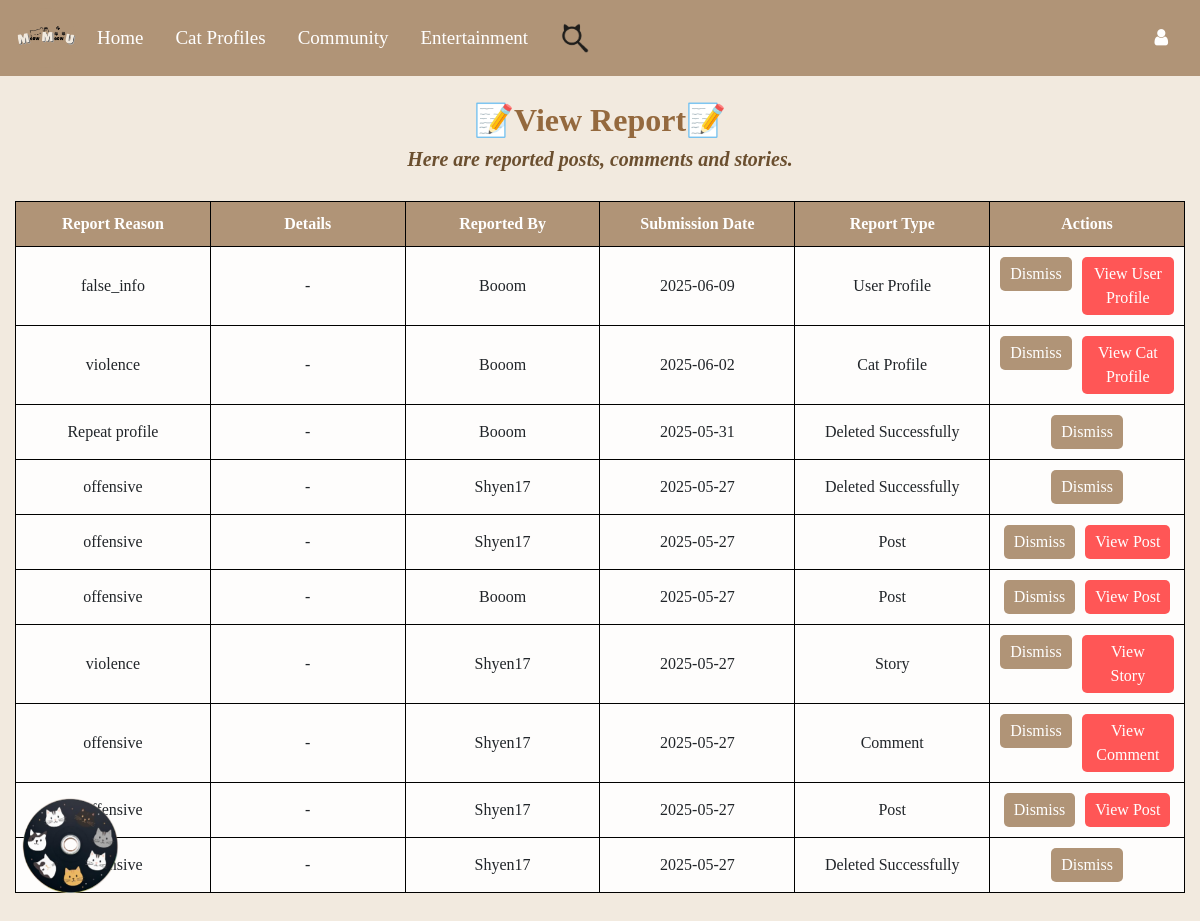
Page /admin/view_report on the committed database.
### Website/models.py (models this page shows)
class Report(db.Model):
    id = db.Column(db.Integer, primary_key=True)
    user_id = db.Column(db.Integer, db.ForeignKey("user.id"), nullable=False)
    story_id = db.Column(db.Integer, db.ForeignKey("story.id"), nullable=True)
    post_id = db.Column(db.Integer, nullable=True)
    comment_id = db.Column(db.Integer, nullable=True)
    profile_id = db.Column(db.Integer, nullable=True)
    user_profile_id = db.Column(db.Integer, db.ForeignKey("user.id"), nullable=True)
    reason = db.Column(db.String(255), nullable=False)
    details = db.Column(db.Text, nullable=True)
    created_at = db.Column(db.DateTime, default=datetime.utcnow)
    reporting_user = db.relationship("User", foreign_keys=[user_id], backref="user_reports")
    reported_user_profile = db.relationship("User", foreign_keys=[user_profile_id], backref="reported_profiles")
    story = db.relationship("Story", backref="reports", lazy=True)
    @property
    def report_type(self):
        if self.story_id and not db.session.execute(text("SELECT id FROM story WHERE id = :story_id"), {"story_id": self.story_id}).fetchone():
            return "Deleted Successfully"
        elif self.post_id and not db.session.execute(text("SELECT post_id FROM post WHERE post_id = :post_id"), {"post_id": self.post_id}).fetchone():
            return "Deleted Successfully"
        elif self.comment_id and not db.session.execute(text("SELECT id FROM comment WHERE id = :comment_id"), {"comment_id": self.comment_id}).fetchone():
            return "Deleted Successfully"
        elif self.profile_id and not db.session.execute(text("SELECT id FROM profiles WHERE id = :profile_id"), {"profile_id": self.profile_id}).fetchone():
            return "Deleted Successfully"
        elif self.user_profile_id and not db.session.execute(text("SELECT id FROM user WHERE id = :profile_id"),{"profile_id": self.user_profile_id}).fetchone():
            return "Deleted Successfully"
        elif self.story_id:
            return "Story"
        elif self.comment_id and self.post_id:
            return "Comment"
        elif self.post_id:
            return "Post"
        elif self.profile_id:
            return "Cat Profile"
        elif self.user_profile_id:
            return "User Profile"
        return "Deleted Successfully"
    @property
    def view_action(self):
        if self.comment_id and self.post_id:
            return ("auth.view_post", {"post_id": self.post_id}, "View Comment") if db.session.execute(text("SELECT id FROM comment WHERE id = :comment_id"), {"comment_id": self.comment_id}).fetchone() else (None, {}, "Deleted Successfully")
        elif self.post_id and not self.comment_id:
            return ("auth.view_post", {"post_id": self.post_id}, "View Post") if db.session.execute(text("SELECT post_id FROM post WHERE post_id = :post_id"), {"post_id": self.post_id}).fetchone() else (None, {}, "Deleted Successfully")
        elif self.story_id:
            return ("auth.view_story", {"story_id": self.story_id}, "View Story") if db.session.execute(text("SELECT id FROM story WHERE id = :story_id"), {"story_id": self.story_id}).fetchone() else (None, {}, "Deleted Successfully")
        elif self.profile_id:
            return ("auth.view_profile", {"profile_id": self.profile_id}, "View Cat Profile") if db.session.execute(text("SELECT id FROM profiles WHERE id = :profile_id"), {"profile_id": self.profile_id}).fetchone() else (None, {}, "Deleted Successfully")
        elif self.user_profile_id:
            return ("auth.view_user_profile", {"user_id": self.user_profile_id}, "View User Profile") if db.session.execute(text("SELECT id FROM user WHERE id = :user_id"), {"user_id": self.user_profile_id}).fetchone() else (None, {}, "Deleted Successfully")
        return (None, {}, "")

class User(db.Model, UserMixin):
    id = db.Column(db.Integer, primary_key=True)
    email = db.Column(db.String(150), unique=True, nullable=False)
    ps = db.Column(db.String(150), nullable=False)
    Name = db.Column(db.String(150), nullable=False)
    secret_answer = db.Column(db.String(150), nullable=False)
    notes = db.relationship("Note", backref="user", lazy=True, cascade="all, delete-orphan")
    stories = db.relationship("Story", backref="owner", lazy=True, cascade="all, delete-orphan")
    reports_made = db.relationship(
        "Report",
        back_populates="reporting_user",
        lazy=True,
        cascade="all, delete-orphan",
        foreign_keys="[Report.user_id]"
    )
    reports_received = db.relationship(
        "Report",
        back_populates="reported_user_profile",
        lazy=True,
        foreign_keys="[Report.user_profile_id]"
    )
    status = db.Column(db.String(100)) #user profile part
    birthday = db.Column(db.Date)
    mbti = db.Column(db.String(50))
    hobby = db.Column(db.String(100))
    bio = db.Column(db.Text)
    profile_picture = db.Column(db.String(255), default="default_profilepic.png")
    cover_photo = db.Column(db.String(255), default="default_cover.png")
    role = db.Column(db.String(50), default='user', nullable=False)
    level1_completed = db.Column(db.Boolean, default=False)
    privacy = db.Column(db.String(50), default="Public", nullable=False)

### Website/auth.py (the view)
@auth.route('/admin/view_report')
def view_report():
    reports = Report.query.order_by(Report.created_at.desc()).all()
    return render_template("view_report.html", reports=reports, user=current_user)

### Website/templates/view_report.html (shortened to what this page needs)
{% extends "base.html" %}
{% block content %}
<h2><b>📝View Report📝</b></h2>
<h5>Here are reported posts, comments and stories.</h5>
<table>
    <thead>
        <tr>
            <th>Report Reason</th>
            <th>Details</th>
            <th>Reported By</th>
            <th>Submission Date</th>
            <th>Report Type</th>
            <th>Actions</th>
        </tr>
    </thead>
    <tbody>
        {% for report in reports %}
        <tr>
            <td>{{ report.reason }}</td>
            <td>{{ report.details if report.details else '-' }}</td>
            <td>{{ report.reporting_user.Name }}</td>
            <td>{{ report.created_at.strftime('%Y-%m-%d') }}</td>
            <td>{{ report.report_type }}</td>
            <td>
                <div class="action-buttons">
                    <form action="{{ url_for('auth.dismiss_report', id=report.id) }}" method="POST">
                        <button type="submit">Dismiss</button>
                    </form>
                    {% set view_route, view_params, view_label = report.view_action %}
                    {% if view_route %}
                    <a href="{{ url_for(view_route, **view_params) }}">
                        <button type="button" style="background-color: rgb(255, 86, 86);">{{ view_label }}</button>
                    </a>
                    {% endif %}
                </div>
            </td>
        </tr>
        {% endfor %}
    </tbody>
</table>
{% endblock %}

### Website/templates/base.html (style rules this page uses)
body { background-color: #f9f4ef; }

### Website/templates/view_report.html (style rules this page uses)
body { background-color: #f2eadf; }
h2 { font-weight: bold; text-align: center; padding-top: 25px; color: #94693e; font-family: "Times New Roman"; }
h5 { font-weight: bold; font-size: 20px; color: #6b4f2f; text-align: center; font-style: italic; margin-bottom: 20px; font-family: "Times New Roman"; }
table { width: 100%; table-layout: fixed; border-collapse: collapse; margin-top: 30px; margin-bottom: 50px; background-color: rgba(255, 255, 255, 0.9); }
th, td { padding: 10px; border: 1px solid black; text-align: center; font-family: 'Times New Roman'; }
th { background-color: rgb(176, 148, 119); color: white; }
.action-buttons { justify-content: center; display: flex; gap: 10px; }
button { font-family: 'Times New Roman'; background-color: rgb(176, 148, 119); color: white; border: none; padding: 5px 10px; border-radius: 5px; cursor: pointer; }

### rows in the picture
Report: reason "false_info", details "-", reporting_user.Name "Booom", created_at "2025-06-09", report_type "User Profile", view_label "View User Profile"
Report: reason "violence", details "-", reporting_user.Name "Booom", created_at "2025-06-02", report_type "Cat Profile", view_label "View Cat Profile"
Report: reason "Repeat profile", details "-", reporting_user.Name "Booom", created_at "2025-05-31", report_type "Deleted Successfully"
Report: reason "offensive", details "-", reporting_user.Name "Shyen17", created_at "2025-05-27", report_type "Deleted Successfully"
Report: reason "offensive", details "-", reporting_user.Name "Shyen17", created_at "2025-05-27", report_type "Post", view_label "View Post"
Report: reason "offensive", details "-", reporting_user.Name "Booom", created_at "2025-05-27", report_type "Post", view_label "View Post"
Report: reason "violence", details "-", reporting_user.Name "Shyen17", created_at "2025-05-27", report_type "Story", view_label "View Story"
Report: reason "offensive", details "-", reporting_user.Name "Shyen17", created_at "2025-05-27", report_type "Comment", view_label "View Comment"
Report: details "-", reporting_user.Name "Shyen17", created_at "2025-05-27", report_type "Post", view_label "View Post"
Report: details "-", reporting_user.Name "Shyen17", created_at "2025-05-27", report_type "Deleted Successfully"
